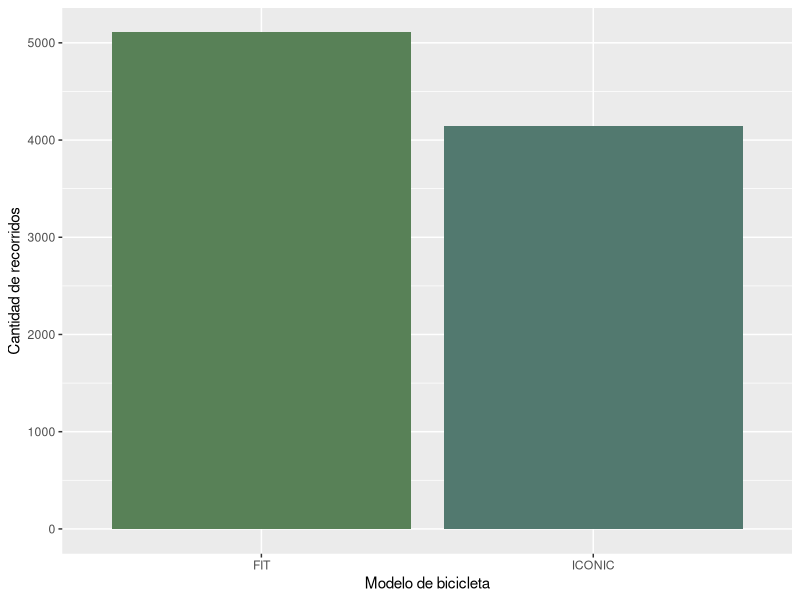
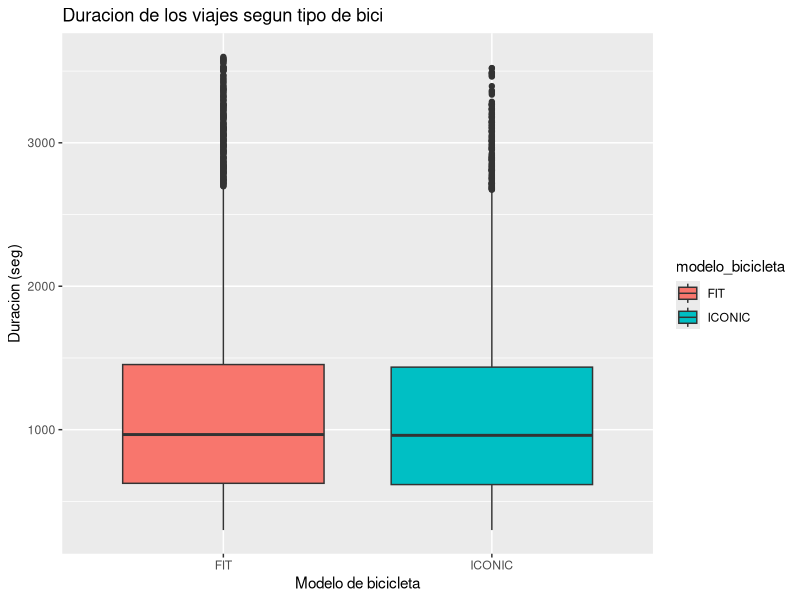
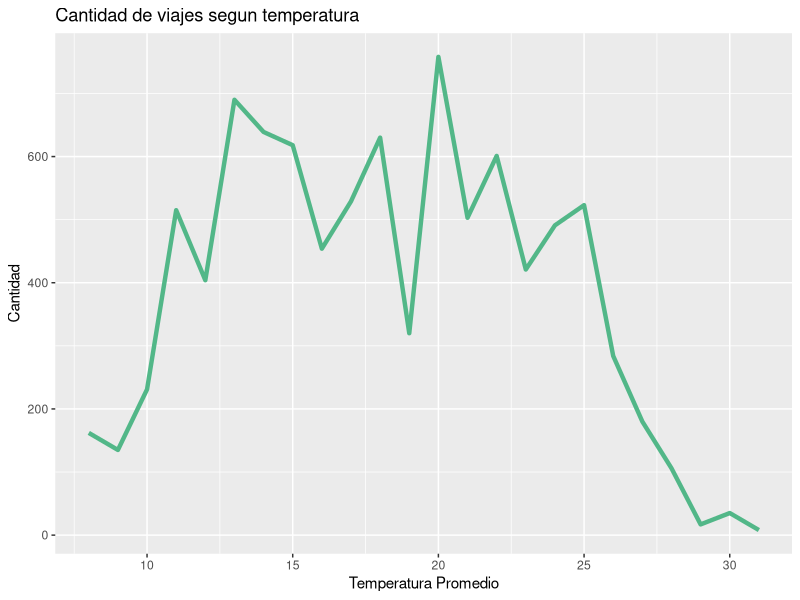
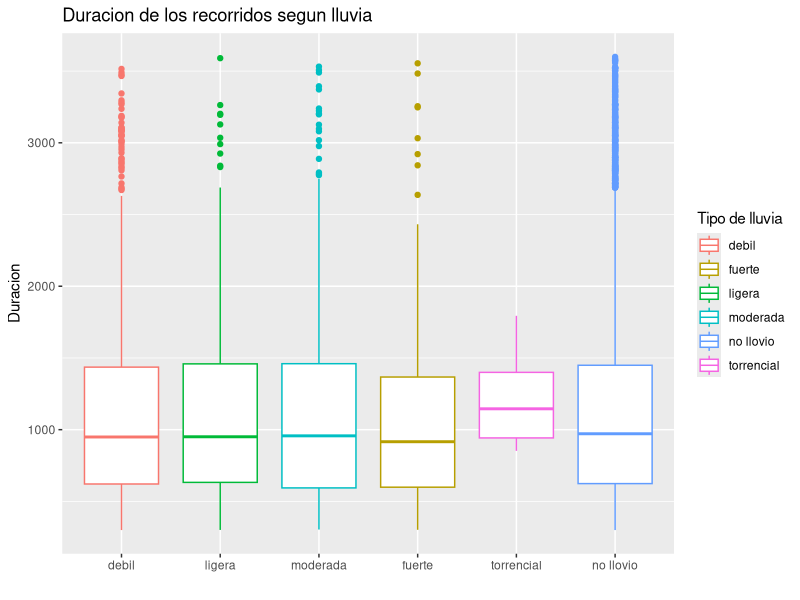
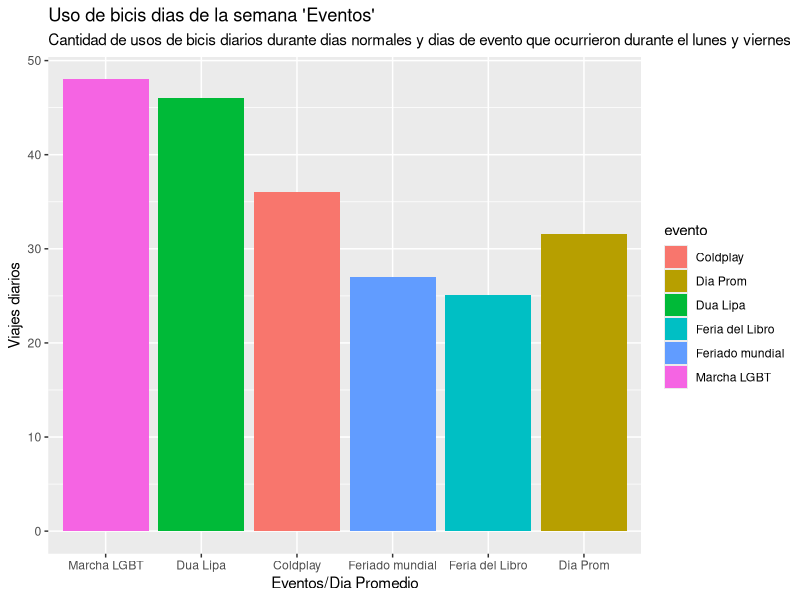
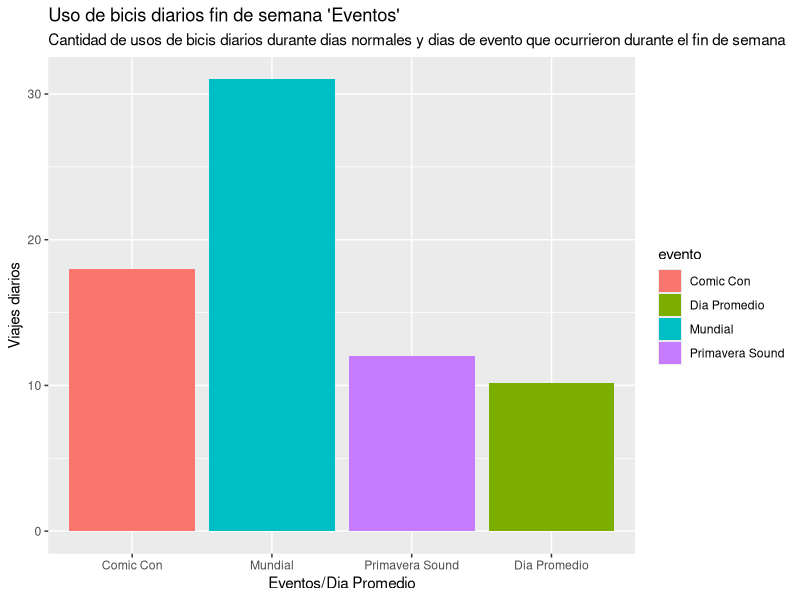
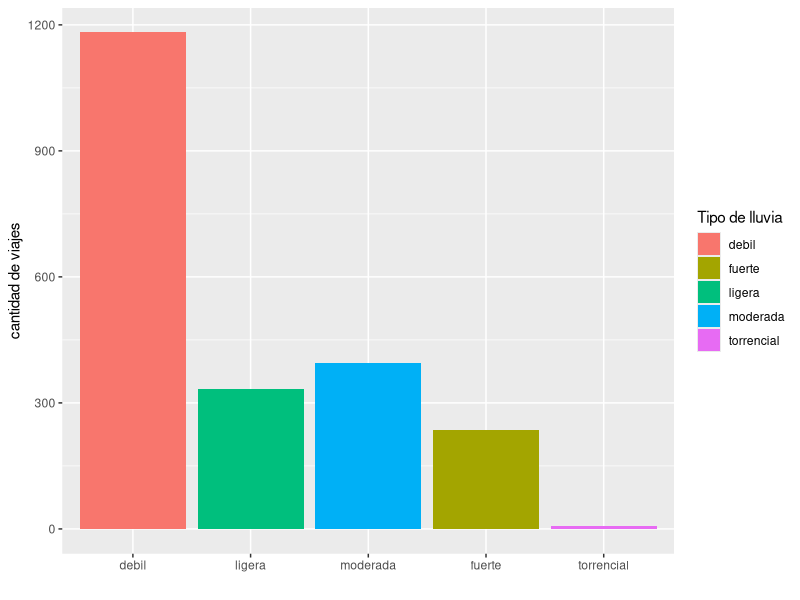
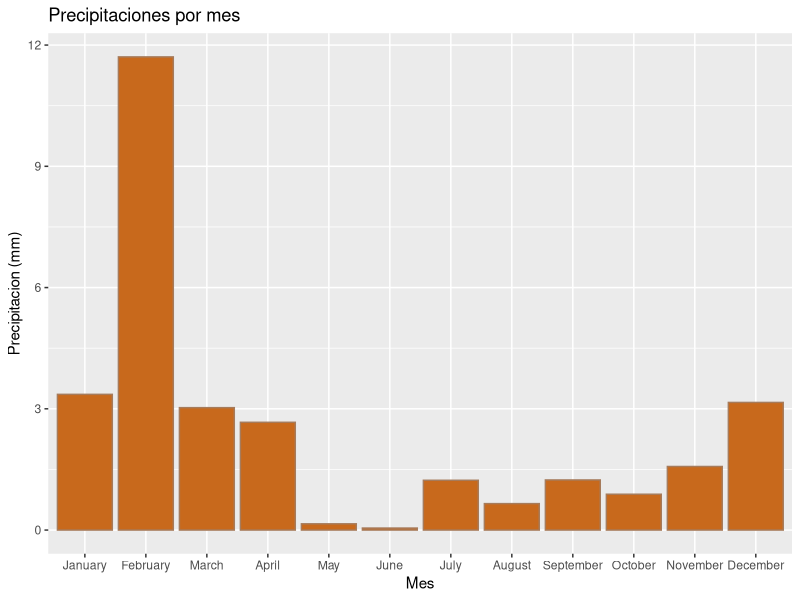

Here is the R script that generated these plots, in order:
#CONSIDERACIONES ----

#1. Nuestras PC's trabajan con las variables en ingles y no en español, entonces si surgen problemas con el fct_level por ejemplo, es porque nosotros ordenamos las categorías en ingles y no español.

#2. Para tener una compresión mas rápida de los nombres de variables, utilizamos los siguientes prefijos "df_" para referirnos a un dataframe, "gr_" para referirnos a un gráfico y "v_" para referirnos a una variable.


#LIBRERIAS ----
library(readr)
library(tidyverse)




#DATAFRAMES
#Dataframes_originales ----

#Lectura de dataframes. Para leer los archivos csv usamos el comando read_csv.

df_clima_aeroparque_BA_2022 <- read_csv("Data/Clima_Aeroparque_BA.csv")

df_bike_trips_2022 <- read_csv("Data/trips_2022_reducido.csv")

#VARIABLES ----

v_months <- c("January", "February", "March", "April", "May", "June", "July", "August", "September", "October", "November", "December")

#Las fechas de los días feriados de Argentina 2022 los obtuvimos de la siguiente pagina: https://www.argentina.gob.ar/interior/feriados-nacionales-2022
v_feriados <- c("2022-01-01", "2022-02-28", "2022-03-01", "2022-03-24", "2022-04-02", "2022-04-14", "2022-04-15", "2022-04-16", "2022-04-17", "2022-04-22", "2022-04-23", "2022-04-24", "2022-05-01", "2022-05-02", "2022-05-18", "2022-05-25", "2022-06-17", "2022-06-20", "2022-07-09", "2022-07-30", "2022-08-15", "2022-09-26", "2022-09-27", "2022-10-05", "2022-10-07", "2022-10-10", "2022-11-20", "2022-11-21", "2022-12-08", "2022-12-09", "2022-12-25")

#(nota: cp indica la cantidad de personas)
v_feriaLibro <- c("2022-04-28","2022-04-29","2022-04-30","2022-05-01","2022-05-02","2022-05-03","2022-05-04","2022-05-05","2022-05-06","2022-05-07","2022-05-08","2022-05-09","2022-05-10","2022-05-11","2022-05-12","2022-05-13","2022-05-14","2022-05-15","2022-05-16") #cp = 1.245.000
v_comicCon <- c("2022-05-20","2022-05-21","2022-05-22") #cp = 80 mil
v_duaLipa <- c("2022-09-13","2022-09-14") #cp = 50 mil
v_marchaLGBTQI <- c("2022-10-05") #cp = 130 mil
v_coldplay <- c("2022-10-25","2022-10-26","2022-10-28","2022-10-29","2022-11-01","2022-11-02","2022-11-04","2022-11-05","2022-11-07","2022-11-08") #cp = 600 mil
v_primaveraSound <- c("2022-11-12","2022-11-13") #cp = 100 mil
v_finalMundial <- c("2022-12-18") #cp = 4 millones
v_feriadoMundial <- c("2022-12-20") 


#Dataframes_bicis_modificado ----
#Dataframe de bicis filtrado por duración del recorrido, con 4 variables mas ("month", "week_day", "hour" y "public_holiday") y la variable fecha renombrada a date.

df_bike_trips_2022_reformed <- df_bike_trips_2022 %>% 
  filter(between(duracion_recorrido, left = 60*5, right = 60*60)) %>% 
  rename(date = fecha) %>% 
  mutate(month = months(fecha_origen_recorrido), 
         hour = hour(fecha_origen_recorrido), 
         week_day = weekdays(date),
         public_holiday = (date %in% v_feriados))

#Dataframes_clima_modificado ----
#Dataframe del clima con 3 variables mas("month", "is_rain", "rain_strength")

df_clima_aeroparque_BA_2022_reformed <- df_clima_aeroparque_BA_2022 %>% 
  mutate(month = months(date),
         is_rain = (prcp > 0),
         rain_strength = case_when(prcp > 0 & prcp <= 3 ~ "debil",
                                   prcp > 3.0 & prcp <= 6.5 ~ "ligera",
                                   prcp > 6.5 & prcp <= 16.0 ~ "moderada",
                                   prcp > 16.0 & prcp <= 40.0 ~ "fuerte",
                                   prcp > 100.0 ~ "torrencial",
                                   .default = "no llovio")) 




#Dataframe_joined ----
#FULL JOIN DE DATAFRAMES
df_bikes_and_weather <- full_join(df_bike_trips_2022_reformed, df_clima_aeroparque_BA_2022_reformed, by = "date")


#Dataframes Descriptivos ----
#dataframe con la duracion de viaje promedio y mediana
df_promedio_y_mediana_de_viajes <-  df_bike_trips_2022_reformed %>% 
  mutate(duracion_recorrido = duracion_recorrido/60) %>% 
  summarise("promedio duracion de viaje" = mean(duracion_recorrido), "mediana de la duracion de viajes" = median(duracion_recorrido))

#dataframe con la cantidad de estaciones de origen 
df_origin_trip <- df_bike_trips_2022_reformed %>% 
  select(id_estacion_origen, nombre_estacion_origen) %>% 
  group_by(id_estacion_origen, nombre_estacion_origen) %>% 
  summarise(amount_by_station = n()) %>% 
  arrange(desc(amount_by_station))

#dataframe con la cantidad de estaciones de llegada
df_destination_trip <- df_bike_trips_2022_reformed %>% 
  select(id_estacion_destino, nombre_estacion_destino) %>% 
  group_by(id_estacion_destino, nombre_estacion_destino) %>% 
  summarise(amount_by_station = n()) %>% 
  arrange(desc(amount_by_station)) 

#viajes mas comunes
df_common_trips <- df_bike_trips_2022_reformed %>% 
  select(id_estacion_origen, nombre_estacion_origen, id_estacion_destino, nombre_estacion_destino) %>% 
  group_by(id_estacion_origen, nombre_estacion_origen, id_estacion_destino, nombre_estacion_destino) %>% 
  summarise(amount = n()) %>% 
  arrange(desc(amount))

#cantidad de usos de bicis en dias feriado vs no feriados
df_uso_feriado_vs_no_feriado <- df_bike_trips_2022_reformed %>% 
  group_by(public_holiday) %>% 
  summarise(cant_viajes = n()) 

#cantidad de viajes diarios en dias feriado vs no feriados (tenemos 31 feriados y (365 - 31) = 334 no feriados)\
df_uso_feriado_vs_no_feriado_prom <- data.frame(es_feriado = c("feriado", "no feriado"), 
                                                viajes_promedio = c(as.numeric(df_uso_feriado_vs_no_feriado[2,2]) / 31, 
                                                                    as.numeric(df_uso_feriado_vs_no_feriado[1,2]) / 334))


# Feria del libro
v_bicisFeriaDelLibro <- as.numeric(df_bike_trips_2022_reformed %>%
                                     filter(date %in% v_feriaLibro) %>%
                                     summarise(cantidad = n()/length(v_feriaLibro)))
# Comic Con
v_bicisComicCon <- as.numeric(df_bike_trips_2022_reformed %>%
                                filter(date %in% v_comicCon) %>%
                                summarise(cantidad = round(n()/length(v_comicCon))))
# Dua Lipa
v_bicisDuaLipa <- as.numeric(df_bike_trips_2022_reformed %>%
                               filter(date %in% v_duaLipa) %>%
                               summarise(cantidad = round(n()/length(v_duaLipa))))
# MarchaLGBT
v_bicisMarchaLGBT <- as.numeric(df_bike_trips_2022_reformed %>%
                                  filter(date %in% v_marchaLGBTQI) %>%
                                  summarise(cantidad = round(n()/length(v_marchaLGBTQI))))
# Coldplay
v_bicisColdplay <- as.numeric(df_bike_trips_2022_reformed %>%
                                filter(date %in% v_coldplay) %>%
                                summarise(cantidad = round(n()/length(v_coldplay))))
#PrimaveraSound
v_bicisPrimSound <- as.numeric(df_bike_trips_2022_reformed %>%
                                 filter(date %in% v_primaveraSound) %>%
                                 summarise(cantidad = round(n()/length(v_primaveraSound))))
# Mundial
v_bicisFinalMundial <- as.numeric(df_bike_trips_2022_reformed %>%
                                    filter(date %in% v_finalMundial) %>%
                                    summarise(cantidad = round(n()/length(v_finalMundial))))
# Feriado Mundial
v_bicisFeriadoMundial <- as.numeric(df_bike_trips_2022_reformed %>%
                                      filter(date == v_feriadoMundial) %>%
                                      summarise(cantidad = round(n()/length(v_feriadoMundial))))

v_dia_promedio <- as.numeric(df_bike_trips_2022_reformed %>% 
                               filter(week_day %in% c("Monday", "Tuesday", "Wednesday", "Thursday", "Friday")) %>% 
                               group_by(date) %>% 
                               summarise(cantidad = n()) %>% 
                               summarise(cant_prom = sum(cantidad) / length(date)))

v_dia_finde_promedio <- as.numeric(df_bike_trips_2022_reformed %>% 
                                     filter(week_day %in% c("Saturday", "Sunday")) %>% 
                                     group_by(date) %>% 
                                     summarise(cantidad = n()) %>% 
                                     summarise(cant_prom = sum(cantidad) / length(date)))

#viajes diarios durante los eventos que ocurrieron durante dias de la semana mayoritariamente
df_Viajes_Promedio_Eventos_No_Finde <- data.frame(evento = c("Feria del Libro","Dua Lipa","Marcha LGBT","Coldplay","Feriado mundial", "Dia Prom"),
                                                  viajesPorEvento = c(v_bicisFeriaDelLibro, v_bicisDuaLipa, v_bicisMarchaLGBT, v_bicisColdplay,v_bicisFeriadoMundial, v_dia_promedio))

#viajes diarios durante los eventos que ocurrieron durante dias de fin de semana mayoritariamente
df_Viajes_Promedio_Eventos_Finde <- data.frame(evento = c("Comic Con", "Primavera Sound", "Mundial", "Dia Promedio"),
                                               viajesPorEvento = c(v_bicisComicCon, v_bicisPrimSound, v_bicisFinalMundial, v_dia_finde_promedio))


#cantidad de viajes durante dias de lluvia y no lluvia
df_uso_de_bicis_segun_precipitaciones <- df_bikes_and_weather %>% 
  filter(!is.na(prcp)) %>% 
  group_by(is_rain) %>% 
  summarise(viajes_lluvia = n())

#cantidad de viajes diarios durante dias de lluvia y no lluvia
df_uso_de_bicis_segun_precipitaciones_prom <- data.frame(es_lluvia = c("llovio", "no llovio"), 
                                                         viajes_promedio = c(as.numeric(df_uso_de_bicis_segun_precipitaciones[2,2]) / 97, 
                                                                             as.numeric(df_uso_de_bicis_segun_precipitaciones[1,2]) / 266))



#GRAFICOS ----

#visualizacion de duracion de los viajes en minutos version boxplot
gr_trips_duration_in_minutes_box <- df_bike_trips_2022_reformed %>% 
  mutate(duracion_recorrido = duracion_recorrido/60) %>% 
  ggplot(mapping = aes(y = duracion_recorrido)) +
  geom_boxplot(color = "#E6AC6E", shape = 11) +
  labs(x = "Recorridos", y = "Duracion (min)", title = "Duracion de los recorridos en minutos") +
  scale_x_discrete(expand = c(0,0)) 

#visualizacion de cantidad de viajes segun duracion en minutos
gr_trips_duration_in_minutes_col <- df_bike_trips_2022_reformed %>% 
  mutate(duracion_recorrido = duracion_recorrido/60) %>% 
  ggplot(mapping = aes(x = duracion_recorrido)) +
  geom_histogram(colour = "#E6AC6E", fill = "beige", bins = 11) +
  labs(x = "Duracion (min)", y = "Cantidad de Recorridos", title = "Duracion de los recorridos en minutos")

#visualizacion de viajes por mes
gr_trips_by_month <- df_bike_trips_2022_reformed %>% 
  ggplot(mapping = aes(x = fct_relevel(month, c("January", "February", "March", "April", "May", "June", "July", "August", "September", "October", "November", "December")))) +
  geom_bar(fill = "mintcream", colour = "lightskyblue") +
  labs(x = "Mes", y = "Cantidad", title = "Cantidad de recorridos durante cada mes del año")

#visualizacion de viajes por dia
gr_trips_by_day <- df_bike_trips_2022_reformed %>% 
  ggplot(mapping = aes(x = fct_relevel(week_day, c("Monday", "Tuesday", "Wednesday", "Thursday", "Friday", "Saturday", "Sunday"))))+
  geom_bar(fill = "mintcream", colour = "lightskyblue") +
  labs(x = "Dia de la semana", y = "Cantidad", title = "Cantidad de recorridos durante cada dia de la semana")

#visualizacion de viajes por hora
gr_trips_by_hour <- df_bike_trips_2022_reformed %>% 
  ggplot(mapping = aes(x = hour)) +
  geom_bar(fill = "mintcream", colour = "lightskyblue") +
  labs(x = "Horario", y = "Cantidad", title = "Cantidad de recorridos durante cada hora del dia") 

#visualizacion de viajes por mes y hora
gr_trips_by_month_and_hour <- df_bike_trips_2022_reformed %>% 
  group_by(month) %>% 
  ggplot(mapping = aes(x = hour)) +
  geom_bar(fill = "#CBA872",color = "#A05806") +
  facet_wrap(~fct_relevel(month, c("January", "February", "March", "April", "May", "June", "July", "August", "September", "October", "November", "December"))) +
  labs(x = "Horario", y = "Cantidad", title = "Cantidad de recorricos por mes segun horario")

#visualizacion de viajes por dia y hora
gr_trips_by_day_and_hour <- df_bike_trips_2022_reformed %>% 
  group_by(week_day) %>% 
  ggplot(mapping = aes(x = hour)) +
  geom_bar(fill = "#CBA872",color = "#A05806") +
  facet_wrap(~fct_relevel(week_day, c("Monday", "Tuesday", "Wednesday", "Thursday", "Friday", "Saturday", "Sunday")), nrow = 2) +
  labs(x = "Horario", y = "Cantidad", title = "Cantidad de recorricos por dia segun horario")



#visualizacion de viajes promedio de dias feriados y no feriados
gr_viajes_promedio_feriados <- df_uso_feriado_vs_no_feriado_prom %>% 
  ggplot(mapping = aes(x = es_feriado, y = viajes_promedio)) + 
  geom_col(fill = c("#B6803C", "#A05806"), color = "black") +
  labs(x = "", y = "Viajes diarios", title = "Cantidad de viajes diarios 'Feriados Vs No Feriados'")



#visualizacion cantidad de viajes segun tipo de bici
gr_bike_type <- df_bike_trips_2022_reformed %>% 
  select(modelo_bicicleta) %>% 
  ggplot(mapping = aes(x = modelo_bicicleta)) +
  geom_bar(fill = c("#588157", "#52796f")) +
  labs(x = "Modelo de bicicleta", y = "Cantidad de recorridos")

#visualizacion cantidad de viajes segun tipo de bici
gr_bike_type_boxplot <- df_bike_trips_2022_reformed %>% 
  ggplot(mapping = aes(x = modelo_bicicleta, y = duracion_recorrido, fill = modelo_bicicleta)) +
  geom_boxplot() +
  labs(x = "Modelo de bicicleta", y = "Duracion (seg)", title = "Duracion de los viajes segun tipo de bici")


#visualizacion cantidad de usos de bicis segun genero
gr_use_of_bikes_by_gender <- df_bike_trips_2022_reformed %>% 
  select(Género) %>% 
  filter(!is.na(Género)) %>% 
  ggplot(mapping = aes(x = Género, fill = Género)) + 
  geom_bar() +
  labs(x = "Género", y = "Cantidad", title = "Cantidad de viajes en bici segun genero")

#uso de bicis por hora según género
gr_use_of_bikes_by_gender_per_hour <- df_bike_trips_2022_reformed %>%
  filter(!is.na(Género)) %>%
  group_by(Género) %>%
  mutate(cantidadTotalPorGénero = n()) %>%
  group_by(Género,hour,cantidadTotalPorGénero) %>%
  summarise(cantidad = n()) %>%
  mutate(
    cantidadPorcentual = case_when(
      Género == "FEMALE" ~ (cantidad/cantidadTotalPorGénero)*100,
      Género == "MALE" ~ (cantidad/cantidadTotalPorGénero)*100,
      Género == "OTHER" ~ (cantidad/cantidadTotalPorGénero)*100
    )
  ) %>%
  select(Género,cantidadPorcentual) %>%
  ggplot(mapping = aes(x = hour, y = cantidadPorcentual, colour = Género)) +
  geom_line(lwd = 1.49) + 
  scale_x_continuous(expand = c(0,0)) +
  scale_y_continuous(expand = c(0,0)) +
  facet_wrap(~Género) +
  theme(legend.position = "bottom") +
  labs(x = "Horario", y = "Porcentaje", title = "Cantidad porcentual sobre el uso de bicis segun genero y horario")

#visualizacion de duracion de los viajes en minutos version boxplot segun genero
gr_trips_duration_in_minutes_by_gender <- df_bike_trips_2022_reformed %>% 
  filter(!is.na(Género)) %>% 
  mutate(duracion_recorrido = duracion_recorrido/60) %>% 
  ggplot(mapping = aes(y = duracion_recorrido, x = Género, color = Género)) +
  geom_boxplot() +
  labs(y = "Duracion", title = "Duracion de los recorridos en minutos segun genero")


#visualizacion de usos de bicis promedio comparado con dias de eventos (dias de semana)
gr_Eventos_Dia_De_Semana <- df_Viajes_Promedio_Eventos_No_Finde %>%
  ggplot(mapping = aes(x = evento, y = viajesPorEvento, fill = evento)) +
  geom_col() +
  labs(x = "Eventos/Dia Promedio", y = "Viajes diarios", title = "Uso de bicis dias de la semana 'Eventos'", subtitle = "Cantidad de usos de bicis diarios durante dias normales y dias de evento que ocurrieron durante el lunes y viernes") +
  scale_x_discrete(limits = c("Marcha LGBT", "Dua Lipa", "Coldplay", "Feriado mundial", "Feria del Libro", "Dia Prom"))

#visualizacion de usos de bicis promedio comparado con dias de eventos (fin de semana)
gr_Eventos_Fin_De_Semana <- df_Viajes_Promedio_Eventos_Finde %>%
  ggplot(mapping = aes(x = evento, y = viajesPorEvento, fill = evento)) +
  geom_col() +
  labs(x = "Eventos/Dia Promedio", y = "Viajes diarios", title = "Uso de bicis diarios fin de semana 'Eventos'", subtitle = "Cantidad de usos de bicis diarios durante dias normales y dias de evento que ocurrieron durante el fin de semana") +
  scale_x_discrete(limits = c("Comic Con", "Mundial", "Primavera Sound", "Dia Promedio"))


#grafico de temperaturas por mes
gr_temperatura_por_mes <- df_clima_aeroparque_BA_2022_reformed %>% 
  select(tmin, tmax, tavg, month) %>% 
  group_by(month) %>% 
  summarise(tmin_by_month = mean(tmin), tmax_by_month = mean(tmax), tavg_by_month = mean(tavg)) %>%
  pivot_longer(cols = 2:4, names_to = "tipo", values_to = "temp") %>% 
  ggplot(mapping = aes(x = fct_relevel(month, v_months), y = temp, fill = fct_relevel(tipo, "tmax_by_month"))) +
  geom_bar(stat = "identity", position = "dodge") +
  labs(title = "Clima promedio segun mes", x = "Mes", y = "Temperatura", fill = "Temp") +
  scale_fill_manual(values = c("tmax_by_month" = "#ee6055", "tavg_by_month" = "#255f85", "tmin_by_month" = "#60d394"), labels = c("Max Temp", "Avg Temp", "Min Temp")) +
  theme(legend.position = "bottom")

#grafico de temperaturas por dia
gr_temperatura_por_dia <- df_clima_aeroparque_BA_2022_reformed %>%
  pivot_longer(cols = 3:4, names_to = "tipo", values_to = "temp") %>%
  ggplot(mapping = aes(x = date, y = temp, color = tipo)) +
  geom_line() +
  scale_color_manual(labels = c("Tmax", "Tmin"), values = c("#ee6055", "#255f85")) +
  labs(x = "Dia del año", y = "Temperatura max y min", color = "Temperatura") +
  theme_classic()

#precipitaciones por mes
gr_precipitaciones_por_mes <- df_clima_aeroparque_BA_2022_reformed %>% 
  group_by(month) %>% 
  filter(!is.na(prcp)) %>% 
  summarise(precipitation_by_month = mean(prcp)) %>% 
  ggplot(mapping = aes(x = fct_relevel(month, c("January", "February", "March", "April", "May", "June", "July", "August", "September", "October", "November", "December")), y = precipitation_by_month)) +
  geom_col(fill = "#c8691c", colour = "#a67b5b") +
  labs(x = "Mes",y = "Precipitacion (mm)", title = "Precipitaciones por mes")


#uso de bicis por temperatura_promedio
gr_bikes_by_temp <- df_bikes_and_weather %>% 
  mutate(t_avg_round = round(tavg)) %>% 
  group_by(t_avg_round) %>% 
  summarise(viajes_por_tavg = n()) %>% 
  ggplot(mapping = aes(x = t_avg_round, y = viajes_por_tavg)) +
  geom_line(color = "#52b788", lwd = 1.5) +
  labs(x = "Temperatura Promedio", y = "Cantidad", title = "Cantidad de viajes segun temperatura")


#uso de bicis por precipitaciones
gr_uso_de_bicis_segun_precipitaciones <- df_uso_de_bicis_segun_precipitaciones_prom %>% 
  ggplot(mapping = aes(x = es_lluvia, y = viajes_promedio, fill = es_lluvia)) + 
  geom_col() +
  labs(x = "", y = "Cantidad", title = "Cantidad de viajes diarios durante dias de lluvia y no lluvia", fill = "LLovio?") +
  scale_fill_manual(values = c("llovio" = "#ee6055", "no llovio" = "#255f85"), labels = c("Si", "No")) 
  

#cantidad de dias de lluvia
gr_potencia_lluvia_2022 <- df_bikes_and_weather %>% 
  filter(rain_strength != "no llovio") %>% 
  ggplot(mapping = aes(x = fct_relevel(rain_strength, c("debil", "ligera", "moderada", "fuerte", "torrencial")), fill = rain_strength)) +
  geom_bar() + 
  labs(x = "", y = "cantidad de viajes", fill = "Tipo de lluvia")

gr_duracion_recorrido_segun_lluvia <- df_bikes_and_weather %>% 
  filter(!is.na(prcp)) %>% 
  filter(!is.na(duracion_recorrido)) %>% 
  group_by(rain_strength) %>% 
  ggplot(mappin = aes(x = fct_relevel(rain_strength, c("debil", "ligera", "moderada", "fuerte", "torrencial")), y = duracion_recorrido, color = rain_strength)) +
  geom_boxplot() +
  labs(x = "", y = "Duracion", title = "Duracion de los recorridos segun lluvia", color = "Tipo de lluvia")
